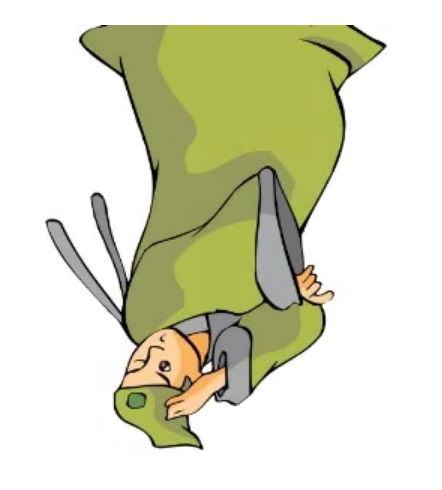
#> input picture src/demo.png, 442 x 490 px
$ python image_padding.py
#> lines starting #> are read from the running program, lines starting #| are printed output that depends on the picture
#!/usr/bin/env python
# -*- coding: utf-8 -*-
# @ Date    : 2022/10/5 13:55
# @ Author  : paperClub
# @ Email   : paperclub@163.com
# @ Site    :


""" 图片padding """

import cv2

def pad(image,
        min_height,
        min_width,
        _bg_color=(255, 255, 255)
        ):
    """ padding """

    h, w, _ = image.shape
    if h < min_height:
        h_pad_top = int((min_height - h) / 2.0)
        h_pad_bottom = int(min_height - h - h_pad_top)
    else:
        h_pad_top = 0
        h_pad_bottom = 0
    if w < min_width:
        w_pad_left = int((min_width - w) / 2.0)
        w_pad_right = int(min_width - w - w_pad_left)
    else:
        w_pad_left = 0
        w_pad_right = 0

    del min_width, min_height, h, w

    return cv2.copyMakeBorder(image, h_pad_top, h_pad_bottom,
                              w_pad_left, w_pad_right,
                              cv2.BORDER_CONSTANT, value=_bg_color)


def scale(image, limt_h, limt_w):
    """image scaling """
    h, w, _ = image.shape
    ratio = min(limt_h / h, limt_w / w) # or  max(limt_h / h, limt_w / w)
    img_pad = cv2.resize(image, (int(w * ratio), int(h * ratio)), cv2.INTER_AREA)
    del image, limt_h, limt_w, ratio,  h, w,

    return img_pad


src = cv2.imread("../src/demo.png")
#> src is the input picture: shape (490, 442, 3); mean B, G, R 194, 219.4, 218.2
h = 200
w = 300

img_pad = pad(scale(src, h, w), h, w)
#> in scale, `img_pad = cv2.resize(image, (int(w * ratio), int(h * ratio)), cv2.INTE..`:
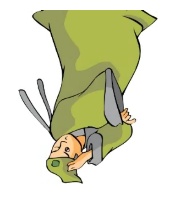
#> img_pad: shape (200, 180, 3); mean B, G, R 193.8, 219.4, 218.1
#> in pad, `h, w, _ = image.shape`: h = 200; w = 180
#> in pad, `w_pad_left = int((min_width - w) / 2.0)`: w_pad_left = 60
#> in pad, `return cv2.copyMakeBorder(image, h_pad_top, h_pad_bottom, w_pad_left, ..`:
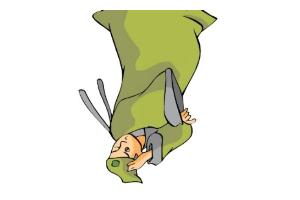
#> returned value: shape (200, 300, 3); mean of channels 0, 1, 2 218.3, 233.6, 232.8; drawn as B, G, R

cv2.imshow('ori', src)
cv2.imshow("pad", img_pad)
cv2.waitKey()
